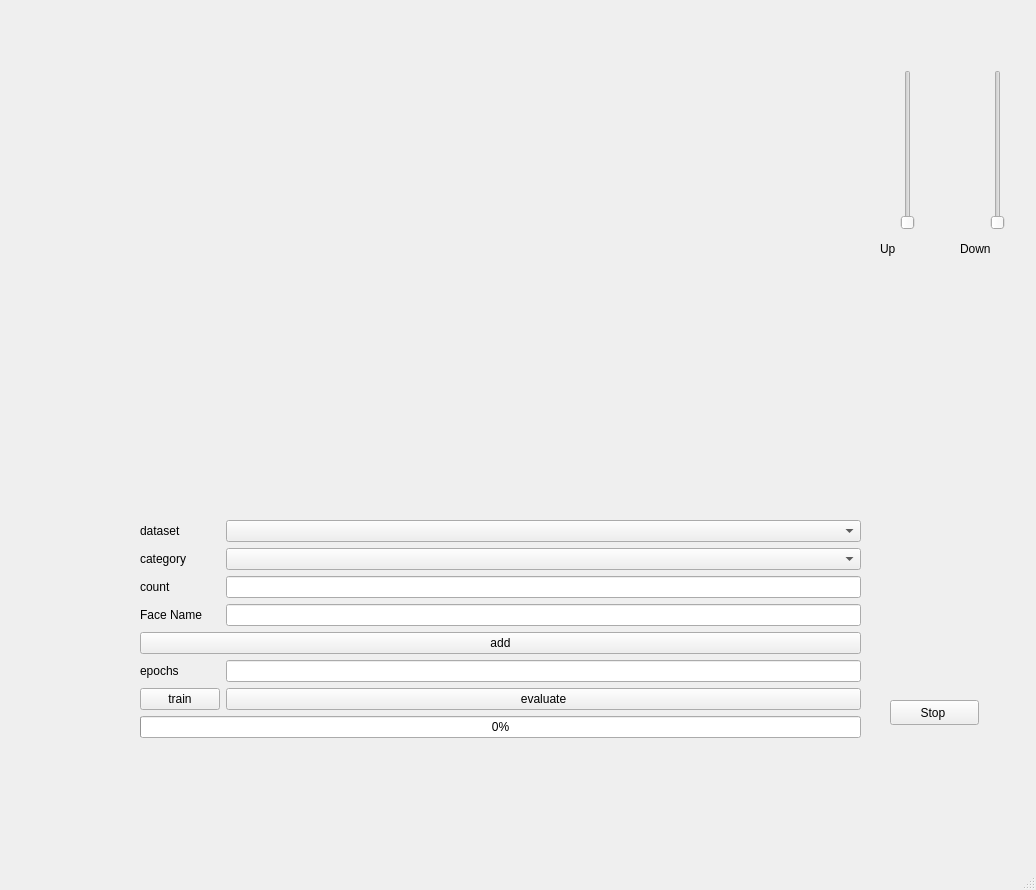
<?xml version="1.0" encoding="UTF-8"?>
<ui version="4.0">
 <class>MainWindow</class>
 <widget class="QMainWindow" name="MainWindow">
  <property name="geometry">
   <rect>
    <x>0</x>
    <y>0</y>
    <width>1036</width>
    <height>890</height>
   </rect>
  </property>
  <property name="windowTitle">
   <string>MainWindow</string>
  </property>
  <widget class="QWidget" name="centralwidget">
   <widget class="QSplitter" name="splitter">
    <property name="geometry">
     <rect>
      <x>140</x>
      <y>60</y>
      <width>721</width>
      <height>421</height>
     </rect>
    </property>
    <property name="orientation">
     <enum>Qt::Horizontal</enum>
    </property>
    <widget class="QLabel" name="image">
     <property name="text">
      <string/>
     </property>
     <property name="pixmap">
      <pixmap>../../Downloads/test.jpg</pixmap>
     </property>
    </widget>
   </widget>
   <widget class="QSplitter" name="splitter_2">
    <property name="geometry">
     <rect>
      <x>140</x>
      <y>520</y>
      <width>721</width>
      <height>244</height>
     </rect>
    </property>
    <property name="orientation">
     <enum>Qt::Horizontal</enum>
    </property>
    <widget class="QWidget" name="formLayoutWidget">
     <layout class="QFormLayout" name="formLayout">
      <item row="0" column="0">
       <widget class="QLabel" name="datasetLabel_2">
        <property name="text">
         <string>dataset</string>
        </property>
       </widget>
      </item>
      <item row="0" column="1">
       <widget class="QComboBox" name="datasetComboBox"/>
      </item>
      <item row="1" column="0">
       <widget class="QLabel" name="categoryLabel">
        <property name="text">
         <string>category</string>
        </property>
       </widget>
      </item>
      <item row="1" column="1">
       <widget class="QComboBox" name="categoryComboBox"/>
      </item>
      <item row="2" column="0">
       <widget class="QLabel" name="countLabel">
        <property name="text">
         <string>count</string>
        </property>
       </widget>
      </item>
      <item row="2" column="1">
       <widget class="QLineEdit" name="countLineEdit"/>
      </item>
      <item row="3" column="0">
       <widget class="QLabel" name="faceNameLabel">
        <property name="text">
         <string>Face Name</string>
        </property>
       </widget>
      </item>
      <item row="3" column="1">
       <widget class="QLineEdit" name="faceNameLineEdit"/>
      </item>
      <item row="4" column="0" colspan="2">
       <widget class="QPushButton" name="add">
        <property name="text">
         <string>add</string>
        </property>
       </widget>
      </item>
      <item row="5" column="0">
       <widget class="QLabel" name="epochsLabel">
        <property name="text">
         <string>epochs</string>
        </property>
       </widget>
      </item>
      <item row="5" column="1">
       <widget class="QLineEdit" name="epochsLineEdit"/>
      </item>
      <item row="6" column="0">
       <widget class="QPushButton" name="train">
        <property name="text">
         <string>train</string>
        </property>
       </widget>
      </item>
      <item row="6" column="1">
       <widget class="QPushButton" name="evaluate">
        <property name="text">
         <string>evaluate</string>
        </property>
       </widget>
      </item>
      <item row="7" column="0" colspan="2">
       <widget class="QProgressBar" name="progressBar">
        <property name="value">
         <number>0</number>
        </property>
       </widget>
      </item>
     </layout>
    </widget>
   </widget>
   <widget class="QSlider" name="up">
    <property name="geometry">
     <rect>
      <x>900</x>
      <y>70</y>
      <width>16</width>
      <height>160</height>
     </rect>
    </property>
    <property name="orientation">
     <enum>Qt::Vertical</enum>
    </property>
   </widget>
   <widget class="QSlider" name="down">
    <property name="geometry">
     <rect>
      <x>990</x>
      <y>70</y>
      <width>16</width>
      <height>160</height>
     </rect>
    </property>
    <property name="orientation">
     <enum>Qt::Vertical</enum>
    </property>
   </widget>
   <widget class="QLabel" name="label">
    <property name="geometry">
     <rect>
      <x>880</x>
      <y>240</y>
      <width>67</width>
      <height>17</height>
     </rect>
    </property>
    <property name="text">
     <string>Up</string>
    </property>
   </widget>
   <widget class="QLabel" name="label_2">
    <property name="geometry">
     <rect>
      <x>960</x>
      <y>240</y>
      <width>67</width>
      <height>17</height>
     </rect>
    </property>
    <property name="text">
     <string>Down</string>
    </property>
   </widget>
   <widget class="QPushButton" name="stop">
    <property name="geometry">
     <rect>
      <x>890</x>
      <y>700</y>
      <width>89</width>
      <height>25</height>
     </rect>
    </property>
    <property name="text">
     <string>Stop </string>
    </property>
   </widget>
  </widget>
  <widget class="QMenuBar" name="menubar">
   <property name="geometry">
    <rect>
     <x>0</x>
     <y>0</y>
     <width>1036</width>
     <height>22</height>
    </rect>
   </property>
  </widget>
  <widget class="QStatusBar" name="statusbar"/>
 </widget>
 <resources/>
 <connections/>
</ui>
